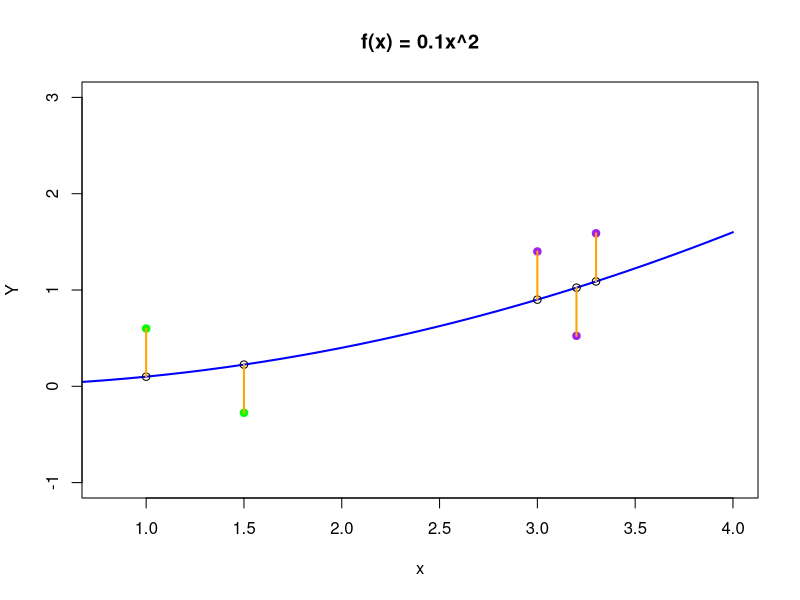

Here is the R script that generated this plot:

# Script to generate figure of local mathing and residuals, for
# motivating inference strategy

# Define the function f(x)
f <- function(x) {
  0.1 * x^2
}

# Create a sequence of x values for plotting the line
x_upper <- 4
x_values <- seq(0, x_upper, by = 0.1)

# Compute y values using the function
y_values <- f(x_values)

# Initial points to plot
x_points <- c(1, 1.5, 3, 3.2, 3.3)
y_points <- f(x_points)

# Additional modified points
sig=0.5
errors <- c(sig, -sig, sig, -sig, sig)
y_points_modified <-
  f(x_points) + errors

# Plot the line
plot(x_values, y_values, type = "l", col = "blue", lwd = 2,
     xlab = "x", ylab = "Y",
     xlim = c(0.8, x_upper),
     ylim=c(-1,3),
     main = "f(x) = 0.1x^2")

# Add the initial points to the plot
points(x_points, y_points)


# Add the modified points to the plot
points(x_points[1:2],
       y_points_modified[1:2],
       col = "green",
       pch = 19)

points(x_points[3:5],
       y_points_modified[3:5],
       col = "purple",
       pch = 19)

# Add treatment points:


for (i in 1:length(x_points)) {
  lines(c(x_points[i], x_points[i]), c(y_points[i], y_points_modified[i]), col = "orange", lwd = 2)
}

